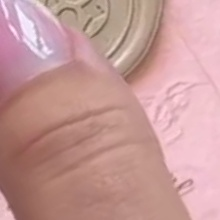
#> input picture assets/wax-seal-exact.webp, 220 x 220 px; the run also reads 1 picture not shown here
$ python build_assets.py
#> lines starting #> are read from the running program, lines starting #| are printed output that depends on the picture
"""
Build production-quality assets from the reference frames.
Creates tileable textures, clean extractions, and composites.
"""
import cv2
import numpy as np
import os

FRAMES = "frames"
ASSETS = "assets"
REF = "reference video"

os.makedirs(ASSETS, exist_ok=True)


def save_webp(path, img, quality=92):
    cv2.imwrite(path, img, [cv2.IMWRITE_WEBP_QUALITY, quality])
    h, w = img.shape[:2]
    print(f"  Saved {path} ({w}x{h})")


# =============================================================================
# 1. EMBOSSED PAPER TEXTURE  — tile the clean patch into a full envelope
# =============================================================================
print("1. Building embossed paper texture...")
patch = cv2.imread(f"{FRAMES}/ref_embossed_paper_patch.jpg")
if patch is not None:
    ph, pw = patch.shape[:2]
    # Crop centre 60% to avoid edge artefacts
    cy, cx = ph // 2, pw // 2
    crop_h, crop_w = int(ph * 0.6), int(pw * 0.6)
    patch = patch[cy - crop_h // 2:cy + crop_h // 2, cx - crop_w // 2:cx + crop_w // 2]

    # Make it seamlessly tileable by mirroring
    tile_h = cv2.vconcat([patch, cv2.flip(patch, 0)])
    tile = cv2.hconcat([tile_h, cv2.flip(tile_h, 1)])

    # Tile to 1080x1920
    th, tw = tile.shape[:2]
    target_w, target_h = 1080, 1920
    canvas = np.zeros((target_h, target_w, 3), dtype=np.uint8)
    for y in range(0, target_h, th):
        for x in range(0, target_w, tw):
            eh = min(th, target_h - y)
            ew = min(tw, target_w - x)
            canvas[y:y+eh, x:x+ew] = tile[:eh, :ew]

    # Subtle Gaussian blur to soften tile seams and add that dreamy soft paper feel
    canvas = cv2.GaussianBlur(canvas, (3, 3), 0)

    # Colour-correct to the reference blush pink (#F3C9CF → BGR: 207, 201, 243)
    hsv = cv2.cvtColor(canvas, cv2.COLOR_BGR2HSV).astype(np.float32)
    # Shift towards the blush hue and desaturate slightly for that embossed paper look
    hsv[:, :, 0] = np.clip(hsv[:, :, 0] * 0.95 + 2, 0, 179)  # slightly warmer
    hsv[:, :, 1] = np.clip(hsv[:, :, 1] * 0.85, 0, 255)       # desaturate slightly
    hsv[:, :, 2] = np.clip(hsv[:, :, 2] * 1.05, 0, 255)       # brighten slightly
    canvas = cv2.cvtColor(hsv.astype(np.uint8), cv2.COLOR_HSV2BGR)

    save_webp(f"{ASSETS}/envelope-texture.webp", canvas, 90)
else:
    print("  WARNING: ref_embossed_paper_patch.jpg not found, skipping")

# =============================================================================
# 2. PAPER CARD TEXTURE  — lighter version for the invitation card
# =============================================================================
print("2. Building paper card texture...")
if patch is not None:
    # Use same tile but brighten significantly for ivory/cream card
    card = canvas.copy()
    # Lighten for paper card effect
    card_hsv = cv2.cvtColor(card, cv2.COLOR_BGR2HSV).astype(np.float32)
    card_hsv[:, :, 1] = np.clip(card_hsv[:, :, 1] * 0.45, 0, 255)  # more desaturated
    card_hsv[:, :, 2] = np.clip(card_hsv[:, :, 2] * 1.15, 0, 255)  # brighter
    card = cv2.cvtColor(card_hsv.astype(np.uint8), cv2.COLOR_HSV2BGR)
    # Resize to 1000x1400 for the card
    card = cv2.resize(card, (1000, 1400), interpolation=cv2.INTER_LANCZOS4)
    save_webp(f"{ASSETS}/paper-card.webp", card, 88)

# =============================================================================
# 3. WAX SEAL  — extract from reference, make circular with alpha
# =============================================================================
print("3. Building wax seal asset...")
# The reference seal is quite small. Let's use the existing exact asset if available
seal_exact = cv2.imread(f"{ASSETS}/wax-seal-exact.webp", cv2.IMREAD_UNCHANGED)
#> seal_exact is the input picture: shape (220, 220, 3); mean B, G, R 151.6, 153.7, 197.8
if seal_exact is not None and seal_exact.shape[0] > 100:
    save_webp(f"{ASSETS}/wax-seal.webp", seal_exact, 95)
#|   Saved assets/wax-seal.webp (220x220)
    print("  Used wax-seal-exact.webp")
else:
    print("  Keeping existing wax-seal.webp")

# =============================================================================
# 4. RIBBON BOW  — use the exact version if available
# =============================================================================
print("4. Building ribbon bow asset...")
bow_exact = cv2.imread(f"{ASSETS}/ribbon-bow-exact.webp", cv2.IMREAD_UNCHANGED)
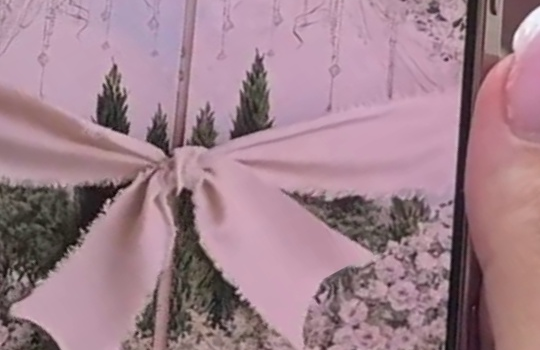
#> input picture assets/ribbon-bow-exact.webp, 540 x 350 px
#> bow_exact is the input picture: shape (350, 540, 3); mean B, G, R 140.7, 129.3, 161.3
if bow_exact is not None:
    save_webp(f"{ASSETS}/ribbon-bow.webp", bow_exact, 95)
#|   Saved assets/ribbon-bow.webp (540x350)
    print("  Used ribbon-bow-exact.webp")
else:
    print("  Keeping existing ribbon-bow.webp")

# =============================================================================
# 5. WEDDING SCENE  — use the full symmetrical version
# =============================================================================
print("5. Building wedding scene...")
scene_sym = cv2.imread(f"{ASSETS}/wedding_scene_symmetrical.webp")
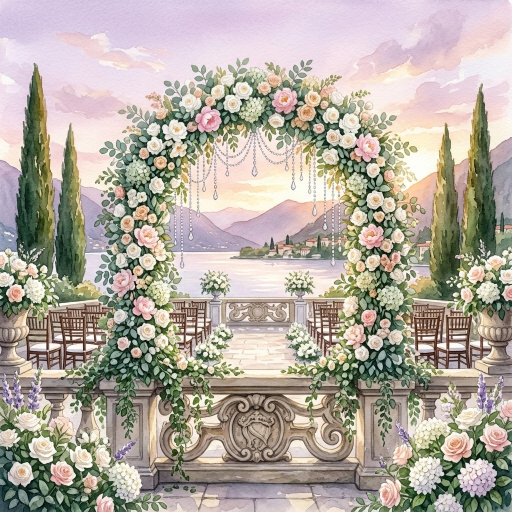
#> input picture assets/wedding_scene_symmetrical.webp, 1024 x 1024 px (shown at 1/2 size)
#> scene_sym is the input picture: shape (1024, 1024, 3); mean B, G, R 159.2, 169.6, 178.1
scene_orig = cv2.imread(f"{ASSETS}/wedding_scene_original.webp")
if scene_sym is not None:
    # Use the symmetrical version as the main background scene
    # This gets used as a full bleed background behind the arch/garden
    save_webp(f"{ASSETS}/bg-scene.webp", scene_sym, 92)
#|   Saved assets/bg-scene.webp (1024x1024)
elif scene_orig is not None:
    save_webp(f"{ASSETS}/bg-scene.webp", scene_orig, 92)

# =============================================================================
# 6. ARCH FLORAL  — use the exact version
# =============================================================================
print("6. Building arch floral...")
arch_exact = cv2.imread(f"{ASSETS}/arch-floral-exact.webp", cv2.IMREAD_UNCHANGED)
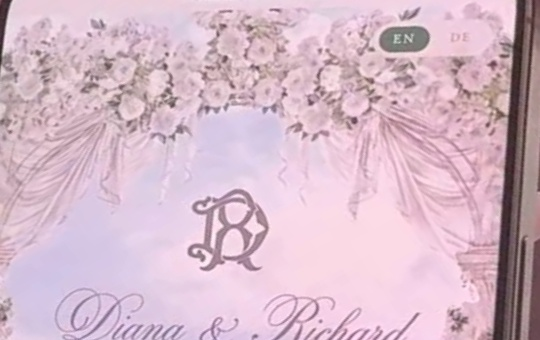
#> input picture assets/arch-floral-exact.webp, 540 x 340 px
#> arch_exact is the input picture: shape (340, 540, 3); mean B, G, R 201, 185.7, 214.2
if arch_exact is not None:
    save_webp(f"{ASSETS}/arch-floral.webp", arch_exact, 95)
#|   Saved assets/arch-floral.webp (540x340)
    print("  Used arch-floral-exact.webp")

# =============================================================================
# 7. REFERENCE CARD VIEW  — use as a card background overlay
# =============================================================================
print("7. Checking reference card view...")
ref_card = cv2.imread(f"{ASSETS}/reference_card_view.webp")
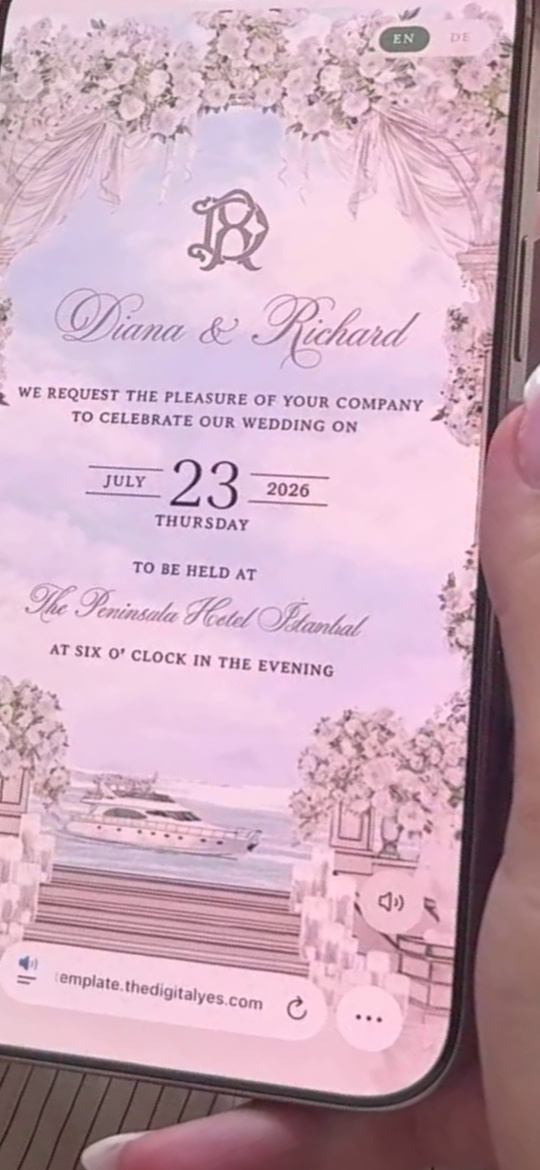
#> input picture assets/reference_card_view.webp, 540 x 1170 px
#> ref_card is the input picture: shape (1170, 540, 3); mean B, G, R 187.2, 170.3, 203.9
if ref_card is not None:
    print(f"  reference_card_view.webp exists ({ref_card.shape[1]}x{ref_card.shape[0]})")
#|   reference_card_view.webp exists (540x1170)

# =============================================================================
# 8. TERRACE WATERFRONT  — venue illustration
# =============================================================================
print("8. Checking venue assets...")
terrace = cv2.imread(f"{ASSETS}/terrace-waterfront.webp")
if terrace is not None:
    print(f"  terrace-waterfront.webp exists ({terrace.shape[1]}x{terrace.shape[0]})")

print("\nAll asset processing complete!")
